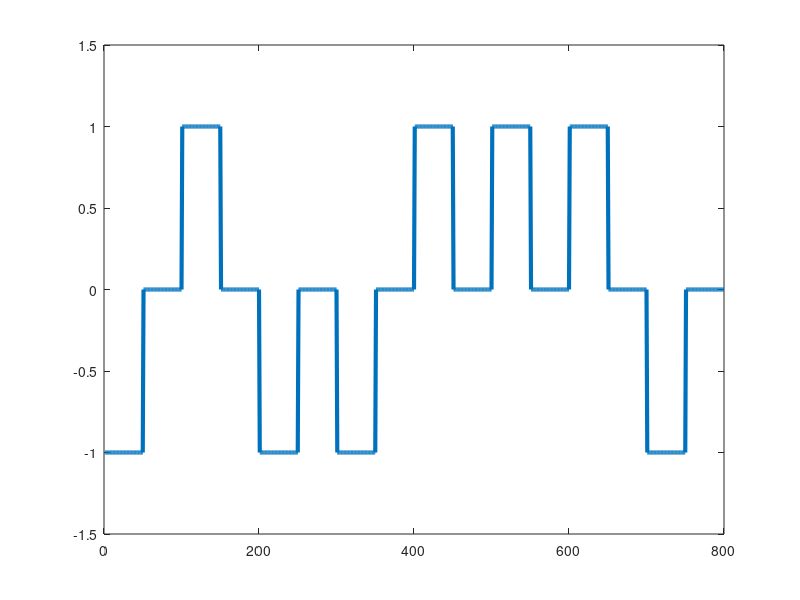

Here is the MATLAB script that generated this plot:
input_data = [0 1 0 0 1 1 1 0];
bit_duration = 100;
time = 1:1:bit_duration*length(input_data);

%modulation
output_data = zeros(1, bit_duration*length(input_data));
index = 1;
for i=1:length(input_data)
  if input_data(i)==0
    for j=1:bit_duration/2
      output_data(index) = -1;
      index = index + 1;
    endfor
    for j=1:bit_duration/2
      output_data(index) = 0;
      index = index + 1;
    endfor
  else
    for j=1:bit_duration/2
      output_data(index) = 1;
      index = index + 1;
    endfor
    for j=1:bit_duration/2
      output_data(index) = 0;
      index = index + 1;
    endfor
  endif
endfor
plot(time, output_data, 'LineWidth', 3);
xlim([0 length(time)]);
ylim([-1.5 1.5]);

% demodulation
demodulated_data = zeros(1, length(output_data)/bit_duration);
index = 1;
for i = 1:bit_duration:length(output_data)
  fprintf('output-%d : %d\n', i, output_data(i));
  if output_data(i) == -1
    demodulated_data(index) = 0;
    index = index + 1;
  else
    demodulated_data(index) = 1;
    index = index + 1;
  endif
endfor
demodulated_data